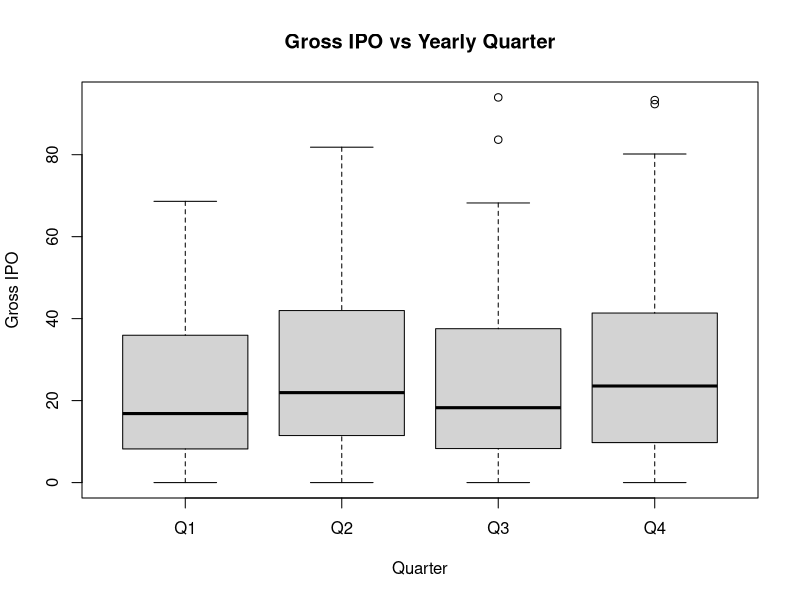

This figure's R source:
## ---- chunk 1
library(tidyverse)
#importing the two datasets: GDP data and Veronesi data 
proxy_data <- read_csv("data_policycle.csv")
gdp_data <- read_csv("USGDP.csv")
combined_data <- merge(proxy_data, gdp_data)

## ---- chunk 2
#invert rows and columns for gdp dataset
#source: https://stackoverflow.com/questions/33643181/how-do-i-flip-rows-and-columns-in-r
gdp_data_2 <- data.frame(t(gdp_data[-1]))
colnames(gdp_data) <- gdp_data[, 1]
## ---- chunk 3
#rename columns in proxy dataset

#first column name changed to year_month
colnames(proxy_data)[1] <- "quarter_year"

## ---- chunk 4
#adjust column names in gdp dataset to get the names of the columns to be that 
#of the first row names

for (x in 3:38) {
  name <- gdp_data_2[1,x]
  name_string <- toString(name) 
  colnames(gdp_data_2)[x] <- name_string
}
## ---- chunk 5
#Adjust column names in proxy and gdp data to accurately reflect measurements
colnames(proxy_data)[67] <- "DPRatio"
#one-year equity premium bound proposed by Ian Martin in 2017
colnames(proxy_data)[70] <- "EP_Bound"
colnames(proxy_data)[47] <- "IPO_Gross"
colnames(proxy_data)[75] <- "Price_Volatile_Stocks"
colnames(proxy_data)[69] <- "Surplus_Cons_Ratio"
colnames(proxy_data)[76] <- "Agreggate_Risk_Aversion"
colnames(proxy_data)[19] <- "Unemployment_Rate"
colnames(gdp_data_2)[5] <- "GDP"
## ---- chunk 6
#delete row 1 of gdp_data with the old names
gdp_data_2 <- gdp_data_2[-c(1), ]

## ---- chunk 7
#delete first 2 columns of gdp_data
#Blank cells
gdp_data_2 <- gdp_data_2[ -c(1,2) ]
## ---- chunk 8
#split proxy_data by quarter and year

#quarter makers function
quarter_makers = function(mths){
 q1_Vector <- c(1, 2, 3)
 q2_Vector <- c(4, 5, 6)
 q3_Vector <- c(7, 8, 9)
 q4_Vector <- c(10, 11, 12)
 
 result <- c()
 
 for(i in 1:length(mths)){
  if (mths[i] %in% q1_Vector ){
    result[i] <- "Q1"
  }
  else if (mths[i] %in% q2_Vector ){
    result[i] <- "Q2"
  }
  else if (mths[i] %in% q3_Vector ){
    result[i] <- "Q3"
  }
   else {
    result[i] <- "Q4"
   }
 }
 
 return (result)
}

## ---- chunk 9
#Generate split of quarter and years using quarter makers function
proxy_data$months = as.numeric(substr(as.character(proxy_data$quarter_year),5,6))
proxy_data$Year = as.numeric(substr(as.character(proxy_data$quarter_year),1,4))
proxy_data$Quarter = quarter_makers(proxy_data$months)
## ---- chunk 10
#download hmisc package
install.packages("Hmisc")
install.packages("acepack")
## ---- chunk 11
#Modify both datasets so they include the same quarters from 1960 - 2015
#results in same dimensions for statistical analysis later
proxy_data_mod_final <- proxy_data[-c(1: 395), ]
## ---- chunk 12
#Modify both datasets so they include the same quarters from 1960 - 2015
#results in same dimensions for statistical analysis later
gdp_data_mod_final <- gdp_data_2[-c(1: 51), ]
## ---- chunk 13
#Modify both datasets so they include the same quarters from 1960 - 2015
#results in same dimensions for statistical analysis later
gdp_data_mod_final <- gdp_data_mod_final[-c(225: 257), ]
## ---- chunk 14
#Create geometric mean function to get geometric mean for quarters 
#for proxy_data
geom_mean = function(months){
  result <- c()
  i = 1
  while(i < length(months)) {
    total <- c()
    for (j in 0:2){
      len_total <- length(total)
      total[[len_total + 1]] <- as.numeric(months[i + j])
    }
    value = exp(mean(log(as.numeric(total))))
    len_result <- length(result)
    result[[len_result + 1]] <- value
    i = i + 3
  }
  return (as.numeric(result))
}

## ---- chunk 15
#Create arithmetic mean function to get arithmetic mean for quarters 
#for proxy_data
#Will use this for proxy measures that have negative values
ari_mean = function(months){
  result <- c()
  i = 1
  while(i < length(months)) {
    total <- c()
    for (j in 0:2){
      len_total <- length(total)
      total[[len_total + 1]] <- as.numeric(months[i + j])
    }
    value = mean(as.numeric(total))
    len_result <- length(result)
    result[[len_result + 1]] <- value
    i = i + 3
  }
  return (as.numeric(result))
}

## ---- chunk 16
#Since each measure in the proxy dataset has different missing values/ years with data filled in,
#I will split the large, combined dataset into smaller individual datasets by specific 
#proxy measure


#The 7 measures and their respective datasets:
  
#1. IPOGross (Gross Initial Public Offering),combined_data_IPO_Gross
#2. Aggregate , combined_data_Agreggate_Risk_Aversion
#3. DP (Dividend Price Ratio), combined_data_DPRatio
#4. EPBound (Equity Premium Bound), combined_data_EPBound
#5. SCR (Surplus Consumption Ratio), combined_data_surplus
#6. UNE (Unemployment Rate), combined_data_UNE
#7. PVS (Price of Volatile Stocks), combined_data_PVS
## ---- chunk 17
#Apply geom mean function to different proxy measures by quarter average and
#add them to new, cumulative dataset with that measure for testing
combined_data_IPO_Gross <- data.frame(gdp_data_mod_final)
#Gross IPO By Quarter Added
combined_data_IPO_Gross$IPO_Gross = geom_mean(proxy_data_mod_final$IPO_Gross)
#remove original combined dataset
rm(combined_data)
#
## ---- chunk 18
#Apply geom mean function to different proxy measures by quarter average and
#add them to new, cumulative dataset
#Aggregate Risk Aversion only has data from 1990 - 2010
#Start by changing gdp_data to only include this 
combined_data_Aggregate_Risk_Aversion <- data.frame(gdp_data_mod_final)
combined_data_Aggregate_Risk_Aversion <- combined_data_Aggregate_Risk_Aversion[-c(1: 120), ]
combined_data_Aggregate_Risk_Aversion <- combined_data_Aggregate_Risk_Aversion[-c(85: 104), ]
#Do the same for the proxy data 
proxy_data_cut <- data.frame(proxy_data_mod_final)
proxy_data_cut <- proxy_data_cut[-c(613: 672), ]
proxy_data_cut <- proxy_data_cut[-c(1: 360), ]
#Since aggregate risk aversion has negatives use arithmetic mean for quarter averages
#Aggregate Risk Aversion By Quarter Added
combined_data_Aggregate_Risk_Aversion$Aggregate_Risk_Aversion = ari_mean(proxy_data_cut$Agreggate_Risk_Aversion)
#
## ---- chunk 19
#Apply geom mean function to different proxy measures by quarter average and
#add them to new, cumulative dataset with that measure for testing
combined_data_DPRatio <- data.frame(gdp_data_mod_final)
#DPRatio By Quarter Added
combined_data_DPRatio$DPRatio = geom_mean(proxy_data_mod_final$DPRatio)
## ---- chunk 20
#Apply geom mean function to different proxy measures by quarter average and
#add them to new, cumulative dataset
#Equity Premium Bound only has data from 1996 - 2011
#Start by changing gdp_data to only include this 
combined_data_EPBound <- data.frame(gdp_data_mod_final)
combined_data_EPBound <- combined_data_EPBound[-c(1: 144), ]
combined_data_EPBound <- combined_data_EPBound[-c(65: 80), ]
#Do the same for the proxy data 
proxy_data_cut <- data.frame(proxy_data_mod_final)
proxy_data_cut <- proxy_data_cut[-c(625: 672), ]
proxy_data_cut <- proxy_data_cut[-c(1: 432), ]
#Equity Premium Bound By Quarter Added
combined_data_EPBound$EPBound = geom_mean(proxy_data_cut$EP_Bound)
#
## ---- chunk 21
#Apply geom mean function to different proxy measures by quarter average and
#add them to new, cumulative dataset with that measure for testing
combined_data_surplus <- data.frame(gdp_data_mod_final)
#Surplus Consumption Ratio By Quarter Added
#negative values so use arithmetic mean
combined_data_surplus$SCR = ari_mean(proxy_data_mod_final$Surplus_Cons_Ratio)

## ---- chunk 22
#Apply geom mean function to different proxy measures by quarter average and
#add them to new, cumulative dataset with that measure for testing
combined_data_UNE <- data.frame(gdp_data_mod_final)
#Unemployment Rate By Quarter Added
combined_data_UNE$UNE = geom_mean(proxy_data_mod_final$Unemployment_Rate)

## ---- chunk 23
#Apply geom mean function to different proxy measures by quarter average and
#add them to new, cumulative dataset with that measure for testing
#PVS only has data from 1970 quarter 2, and is itself only available by quarter
combined_data_PVS <- data.frame(gdp_data_mod_final)
combined_data_PVS <- combined_data_PVS[-c(1: 41), ]
proxy_data_cut <- data.frame(proxy_data_mod_final)
proxy_data_cut <- proxy_data_cut[-c(1: 123), ]
#Run a for loop to keep every third row with the pvs data of the quarter in 
#the proxy dataset
 i = 3
 total <- c()
 while(i <= length(proxy_data_cut$Price_Volatile_Stocks)) {
    value = proxy_data_cut$Price_Volatile_Stocks[i]
    len_total <- length(total)
    total[[len_total + 1]] <- value
    i = i + 3
  }
#Price of Volatile Stock By Quarter Added
combined_data_PVS$PVS = total

## ---- chunk 24
#All datasets now completed, can begin running tests
## ---- chunk 25
#Start with an anova test for Gross IPO

#1: Anova test on the quarters to see if there is difference in the Gross IPO 
#by time in the year

IPO.aov <- aov(IPO_Gross ~ Quarter, data = combined_data_IPO_Gross)
# Summary
summary(IPO.aov)


## ---- chunk 26
#P-value of 0.351. Indicates that there are no significant differences in the 
#mean gross ipo by quarter 
## ---- chunk 27
#boxplots of the quarter ~ gross ipo relationship
#Notes: Outliers present for Q3 and Q4
#Notes: Q1 most similar to Q3, Q2 most similar to Q4
#Notes: Potential oscillation between quarters?
boxplot(IPO_Gross~Quarter,data=combined_data_IPO_Gross, main="Gross IPO vs Yearly Quarter",
   xlab="Quarter", ylab="Gross IPO")
## ---- chunk 28
#Run correlation tests between different GDP measures and gross IPO

#Correlation with GNP
cor(combined_data_IPO_Gross$IPO_Gross, as.numeric(combined_data_IPO_Gross$Gross.national.product))

#Correlation with GDP
cor(combined_data_IPO_Gross$IPO_Gross,  as.numeric(combined_data_IPO_Gross$GDP))

#Correlation with GPDI
cor(combined_data_IPO_Gross$IPO_Gross, as.numeric(combined_data_IPO_Gross$Gross.private.domestic.investment))

#Correlation with nondurable goods
cor(combined_data_IPO_Gross$IPO_Gross, as.numeric(combined_data_IPO_Gross$Nondurable.goods))


#Correlation with personal consumption expenditures
cor(combined_data_IPO_Gross$IPO_Gross, as.numeric(combined_data_IPO_Gross$Personal.consumption.expenditures))

## ---- chunk 29
#all negative correlations around -0.2, indicates weak, negative correlation
